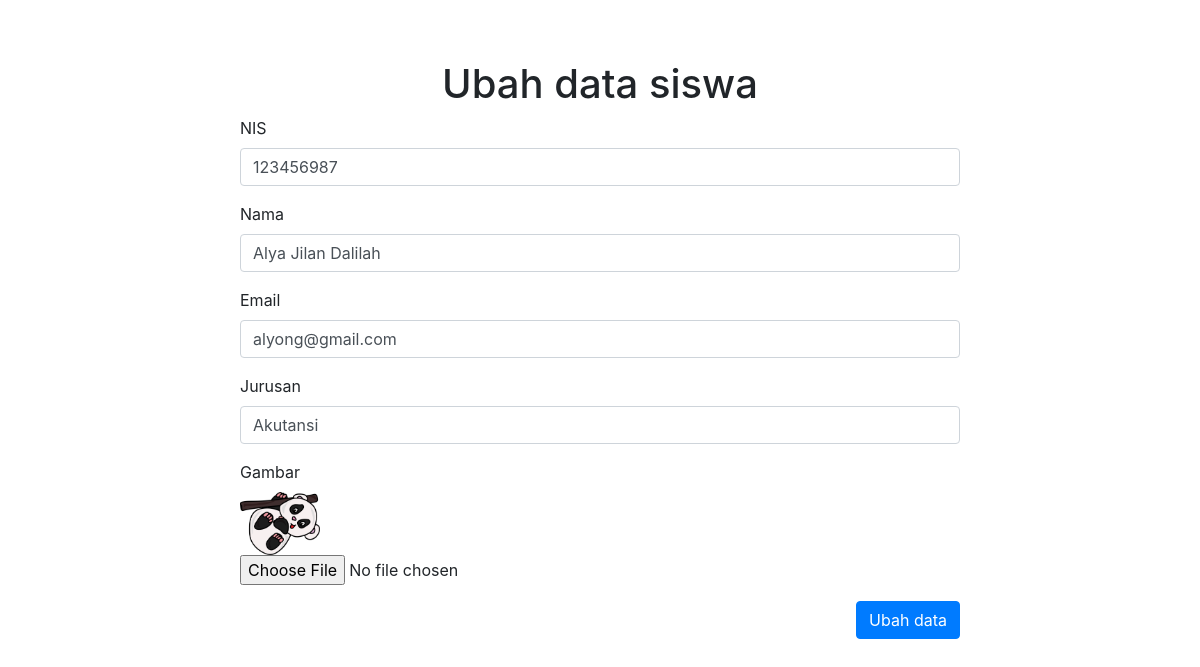
The page /coding/ubah.php?id=3 (signed in) on the database its author committed.
### tables this page shows
CREATE TABLE `siswa` (
  `id` int(11) NOT NULL,
  `nis` char(9) NOT NULL,
  `nama` varchar(100) NOT NULL,
  `email` varchar(100) NOT NULL,
  `jurusan` varchar(50) NOT NULL,
  `gambar` varchar(50) NOT NULL
);

### coding/functions.php (called while the page is built, shortened)
<?php
	$con = mysqli_connect("localhost", "root", "", "db_phpdasar");
	function query($query){
		global $con;
		$result = mysqli_query($con, $query);
		$rows = [];
		while ($row = mysqli_fetch_assoc($result)) {
			$rows[] = $row;
		}
		return $rows;
	}
 ?>

### coding/ubah.php (the view, shortened to what this page needs)
<?php
	require 'functions.php';
    $id = $_GET["id"];
    $sis = query("SELECT * FROM siswa WHERE id=$id")[0];
 ?>
<!DOCTYPE html>
<html>
<head>
    <link rel="stylesheet" type="text/css" href="../css/bootstrap.css">
</head>
<body>
    <h1 align="center">Ubah data siswa</h1>
    <form action="" method="post" enctype="multipart/form-data">
            <div class="form-group">
                <label for="nis">NIS</label>
                <input type="text" name="nis" class="form-control" id="nis" required value="<?= $sis["nis"]; ?>">
            </div>
            <div class="form-group">
                <label for="nama">Nama</label>
                <input type="text" name="nama" class="form-control" id="nama" required value="<?= $sis["nama"]; ?>">
            </div>
            <div class="form-group">
                <label for="email">Email</label>
                <input type="text" name="email" class="form-control" id="email" required value="<?= $sis["email"]; ?>">
            </div>
            <div class="form-group">
                <label for="jurusan">Jurusan</label>
                <input type="text" name="jurusan" class="form-control" id="jurusan" required value="<?= $sis["jurusan"]; ?>">
            </div>
            <div class="form-group">
                <label for="gambar">Gambar</label><br>
                <img src="img/<?= $sis['gambar']?>" width="80"><br>
                <input type="file" class="form-control-file" id="gambar" name="gambar">
            </div>
            <div class="bot">
                <button type="submit" class="btn btn-primary" name="submit" >Ubah data</button>
            </div>
</form>
</body>
</html>

### coding/ubah.php (style rules this page uses)
body { margin-top: 5%; margin-left: 20%; margin-right: 20%; }
.bot { float: right; }

### rows shown on the page
siswa: nis "123456987", nama "Alya Jilan Dalilah", email "alyong@gmail.com", jurusan "Akutansi", gambar (picture)
